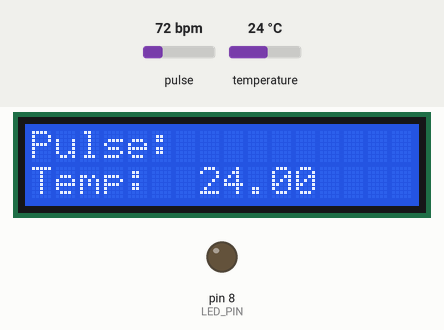
This sketch was run on a simulated Arduino Uno, built with avr-gcc and run on an emulated ATmega328P. Shown: 16×2 character LCD, output pins drawn as LEDs (lit = HIGH). The inputs (shaded band) are chosen by the test bench; at power-on: pulse 72 bpm, temperature 24 °C. What the sketch prints to the serial monitor is not drawn.

Above: at 1.2 s.
1.3 s: pulse set to 42 bpm
At 2.6 s:
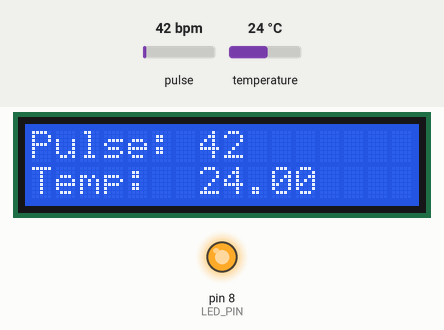
4.4 s: temperature set to 12 °C
At 7.4 s:
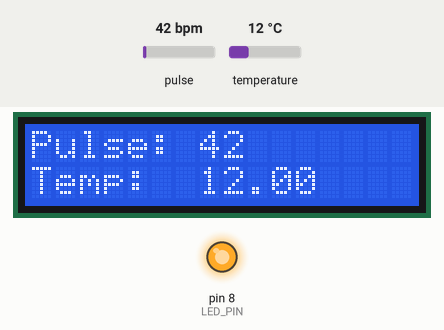
7.9 s: pulse set to 70 bpm
At 11.1 s:
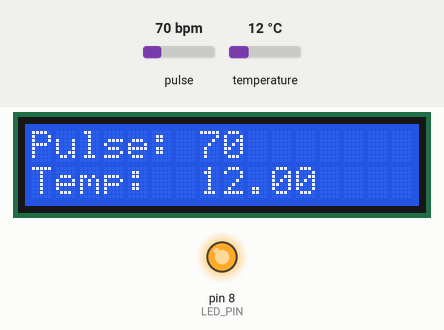
11.7 s: temperature set to 19 °C
At 13.1 s:
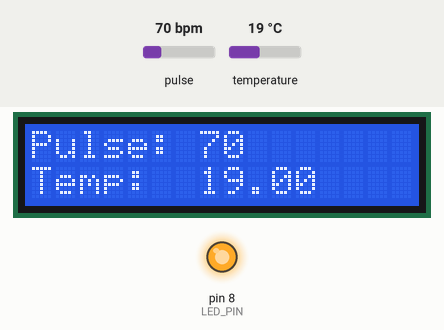
14.8 s: pulse set to 100 bpm
At 16.8 s:
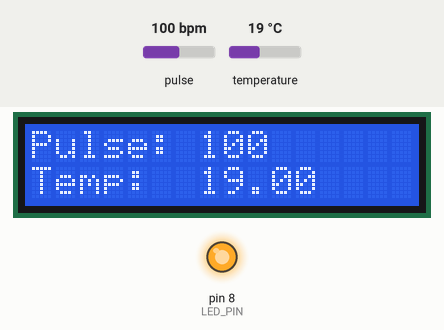
17.9 s: temperature set to 28 °C
At 21.6 s:
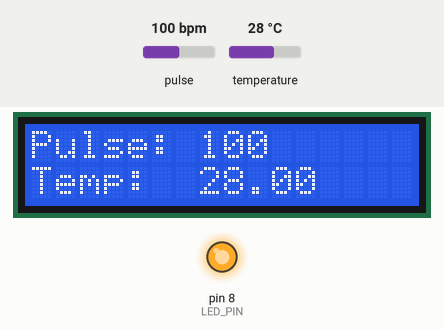
Timing chart, 0 to 22.8 s (numbered marks = the images above; inputs shaded):
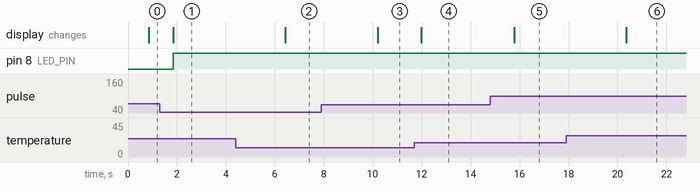

The sketch:

new_temp_sensor.ino
```cpp
#define USE_ARDUINO_INTERRUPTS true
#define TEMP_MAX 20
#define SENSOR_PIN 13
#include <OneWire.h>
#include <DallasTemperature.h>
#include <PulseSensorPlayground.h>
#include <LiquidCrystal.h>
const int rs =12, en = 11, d4 = 5, d5 = 4, d6 = 3, d7 = 2;

OneWire oneWire(SENSOR_PIN);         // setup a oneWire instance
DallasTemperature tempSensor(&oneWire); // pass oneWire to DallasTemperature library
LiquidCrystal lcd(rs, en, d4, d5, d6, d7); // LCD pins

// Constants
const int PULSE_SENSOR_PIN = 0;  // Analog PIN where the PulseSensor is connected
const int LED_PIN = 8;          // On-board LED PIN
const int THRESHOLD = 550;       // Threshold for detecting a heartbeat

// Create PulseSensorPlayground object
PulseSensorPlayground pulseSensor;

float tempCelsius;    // temperature in Celsius
float tempFahrenheit; // temperature in Fahrenheit


void setup()
{
  lcd.begin(16, 2);
  lcd.print("Pulse: ");
  lcd.setCursor(0, 1);
  lcd.print("Temp: ");
  Serial.begin(9600); // initialize serial
  tempSensor.begin();    // initialize the sensor

  pulseSensor.analogInput(PULSE_SENSOR_PIN);
  pulseSensor.blinkOnPulse(LED_PIN);
  pulseSensor.setThreshold(THRESHOLD);

  if (pulseSensor.begin())
  {
    Serial.println("PulseSensor object created successfully!");
  }
}

void loop()
{
  tempSensor.requestTemperatures();             // send the command to get temperatures
  tempCelsius = tempSensor.getTempCByIndex(0);  // read temperature in Celsius
  //tempFahrenheit = tempCelsius * 9 / 5 + 32; // convert Celsius to Fahrenheit

  lcd.setCursor(7,1);
  lcd.print(tempCelsius);
  delay(1000);

  int currentBPM = pulseSensor.getBeatsPerMinute();
  int detectPulse = pulseSensor.sawStartOfBeat()?1:0;
  if (detectPulse){
    Serial.println("♥ A HeartBeat Happened!");
    Serial.print("BPM: ");
    Serial.println(currentBPM);
    //lcd.clear();
    lcd.setCursor(7, 0);
    lcd.print(currentBPM);
    delay(1000);
  }
  else{
    lcd.setCursor(7,0);
    lcd.print("0  ");
  }

  delay(20);
}
```

Measured:
- after the input at 1.3 s, the display: changes after 0.55 s (image 1)
- after the input at 4.4 s, the display: changes after 2.0 s (image 2)
- after the input at 7.9 s, the display: changes after 2.3 s (image 3)
- after the input at 11.7 s, the display: changes after 0.29 s (image 4)
- after the input at 14.8 s, the display: changes after 0.98 s (image 5)
- after the input at 17.9 s, the display: changes after 2.5 s (image 6)
